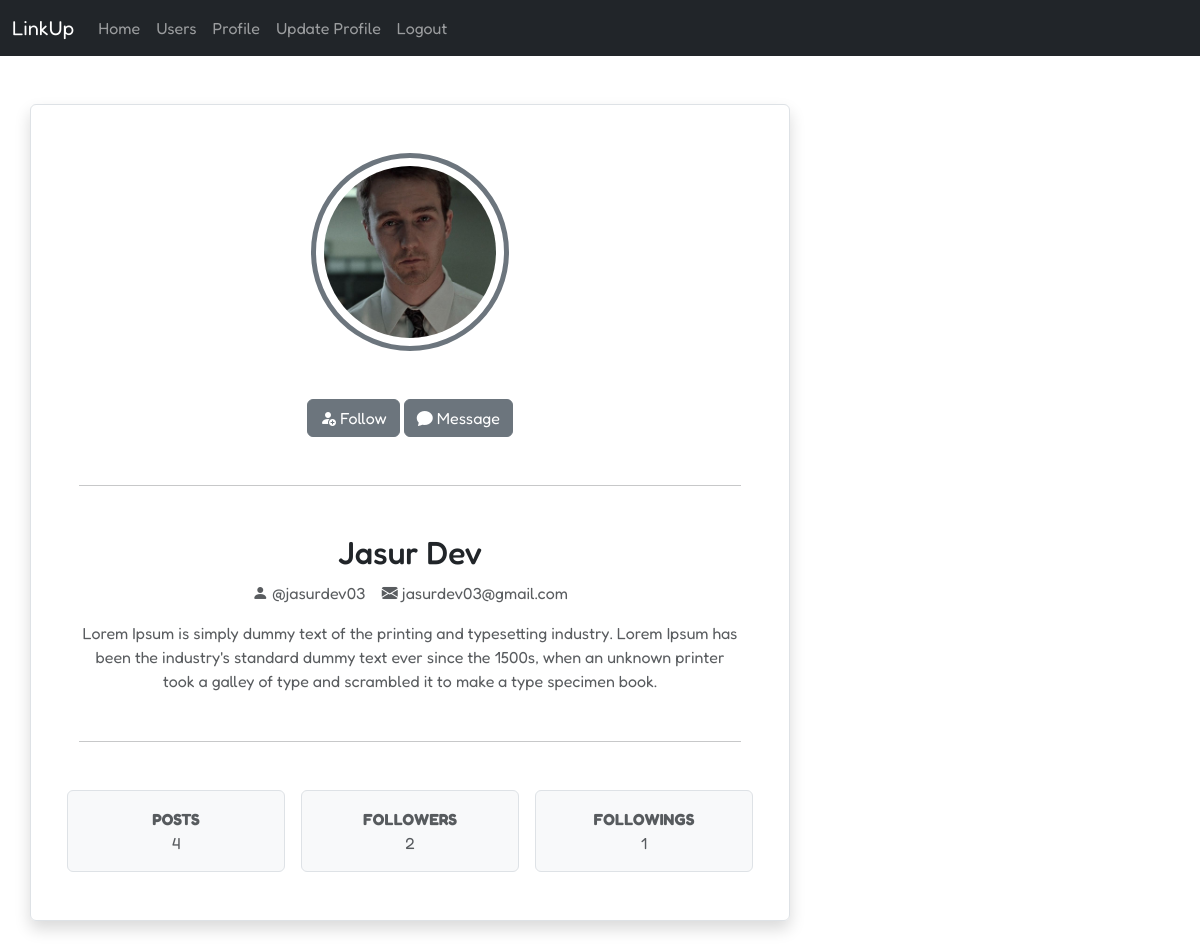
Screenshot of /account/jasurdev03/ (signed in) with the database file from the repository.
### account/models.py (models this page shows, shortened)
class Account(AbstractUser):
	COLOR_CHOICE = [
		('primary', 'Primary'),
		('secondary', 'Secondary'),
		('success', 'Success'),
		('info', 'Info'),
		('danger', 'Danger'),
		('warning', 'Warning'),
		('dark', 'Dark'),
	]
	class Meta:
		verbose_name = 'Account'
		verbose_name_plural = 'Accounts'
	picture = models.ImageField(upload_to='accounts/pictures/', blank=True, null=True)
	bio = models.TextField(max_length=300, blank=True, null=True)
	is_private = models.BooleanField(default=True)
	slug = models.SlugField(unique=True, blank=True, null=True)
	follows = models.ManyToManyField('self', symmetrical=False, blank=True, related_name='followers')
	color = models.CharField(max_length=12, choices=COLOR_CHOICE, default='secondary', blank=True, null=True)

### account/views.py (the view)
# urls.py: path('<slug:slug>/', views.view_account, name='view-account'),
def view_account(req, slug):
	account = get_object_or_404(Account, slug=slug)
	followers_count = account.followers.count()
	following_count = account.follows.count()
	return render(req, 'account/account.html',
		{'a': account, 'followers_count': followers_count, 'following_count': following_count})

### templates/account/account.html (shortened to what this page needs)
{% extends 'base.html' %}
{% load static %}
{% block content %}
	<div class="row">
		<div class="col-md-8 p-5 shadow border rounded">
			<img class="mb-5 rounded-circle d-block mx-auto border border-5 p-2 border-{{ a.color }}"
				src="{% if a.picture %}{{ a.picture.url }}{% else %}{% static 'img/default-pic.png' %}{% endif %}"
				alt="{{ a.username }}" style="width: 30%;">
			<div class="text-center">
				{% if user in a.followers.all %}
				    <a class="btn btn-{{ a.color }}" href="{% url 'unfollow' a.slug %}"><i class="bi bi-person-dash"></i> Unfollow</a>
				{% else %}
				    <a class="btn btn-{{ a.color }}" href="{% url 'follow' a.slug %}"><i class="bi bi-person-fill-add"></i> Follow</a>
				{% endif %}
				<a class="btn btn-{{ a.color }}" href=""><i class="bi bi-chat-fill"></i> Message</a>
			</div>
			<hr class="my-5">
			<h2 class="text-center">{{ a.first_name }} {{ a.last_name }}</h2>
			<p class="text-center text-muted"><i class="bi bi-person-fill"></i> @{{ a.username }}&nbsp;&nbsp;&nbsp;&nbsp;<i class="bi bi-envelope-fill"></i> {{ a.email }}</p>
			{% if a.bio %}
				<p class="text-center text-muted">{{ a.bio }}</p>
			{% endif %}
			<hr class="my-5">
			<div class="row gap-3">
				<a href="#" class="col text-decoration-none text-muted text-center bg-light p-3 border rounded"><strong class="text-uppercase">Posts</strong><br>4</a>
				<a href="#" class="col text-decoration-none text-muted text-center bg-light p-3 border rounded"><strong class="text-uppercase">Followers</strong><br>{{ followers_count }}</a>
				<a href="#" class="col text-decoration-none text-muted text-center bg-light p-3 border rounded"><strong class="text-uppercase">Followings</strong><br>{{ following_count }}</a>
			</div>
		</div>
	</div>
{% endblock %}

### templates/base.html (style rules this page uses)
* { font-family: "Fredoka", sans-serif; }

### rows the page displays
Account: picture (picture), first_name "Jasur", last_name "Dev", username "jasurdev03", email "jasurdev03@gmail.com", bio "Lorem Ipsum is simply dummy text of the printing and typesetting industry. Lorem Ipsum has been the industry's standard dummy text ever since the 1500s, when an unknown printer took a galley of type and scrambled it to make a type specimen book."

### other values shown
{{ followers_count }} "2"
{{ following_count }} "1"
